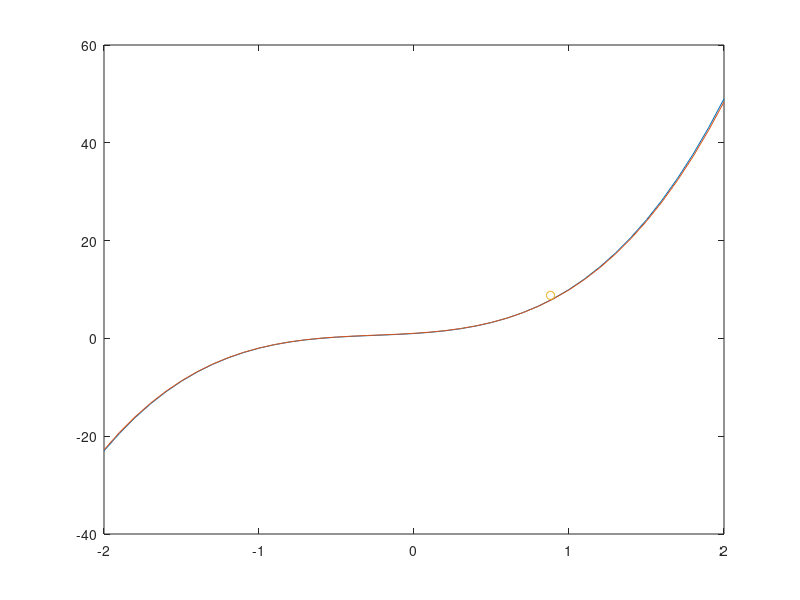

Source code (MATLAB):
x=[-2:0.1:2]
a=1
x1=x+1
y=1+2*x+3*x.^2+4*x.^3
y2=1.041410	+1.998979*x+	2.938378*x.^2+	3.947963	*x.^3
plot(x,y,x,y2)
hold on
x_vector=(0.880533)
y_vetor=(8.809685)
plot(x_vector,y_vetor,'o')


